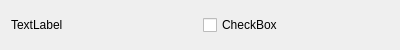
<?xml version="1.0" encoding="UTF-8"?>
<ui version="4.0">
 <class>Form</class>
 <widget class="QWidget" name="Form">
  <property name="geometry">
   <rect>
    <x>0</x>
    <y>0</y>
    <width>400</width>
    <height>50</height>
   </rect>
  </property>
  <property name="windowTitle">
   <string>Form</string>
  </property>
  <layout class="QHBoxLayout" name="horizontalLayout">
   <item>
    <widget class="QLabel" name="label">
     <property name="text">
      <string>TextLabel</string>
     </property>
    </widget>
   </item>
   <item>
    <widget class="QCheckBox" name="checkBox">
     <property name="text">
      <string>CheckBox</string>
     </property>
    </widget>
   </item>
  </layout>
 </widget>
 <resources/>
 <connections/>
</ui>
